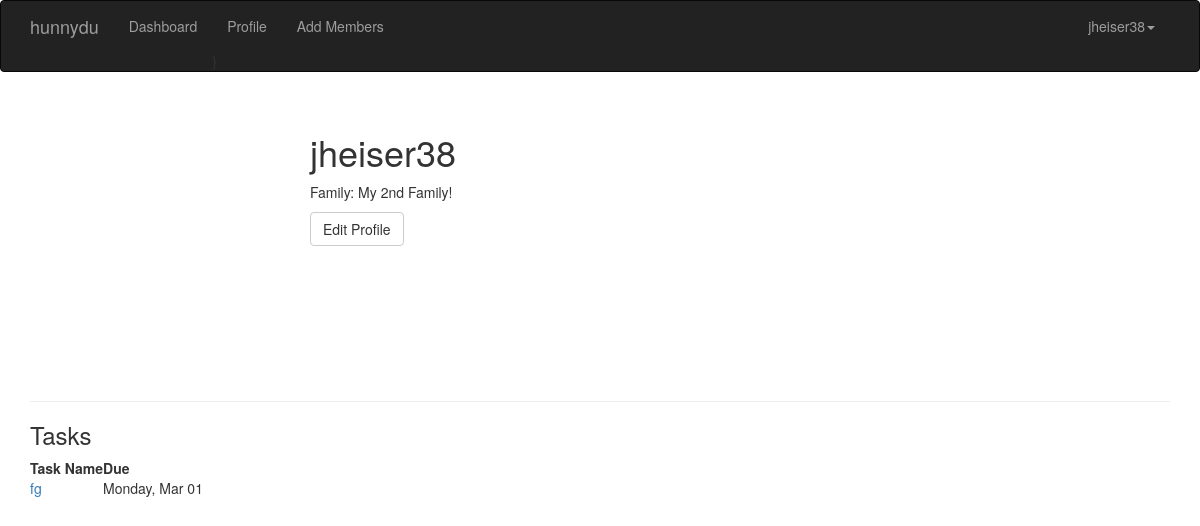
The page /user/1 (signed in) on the database as committed earlier.
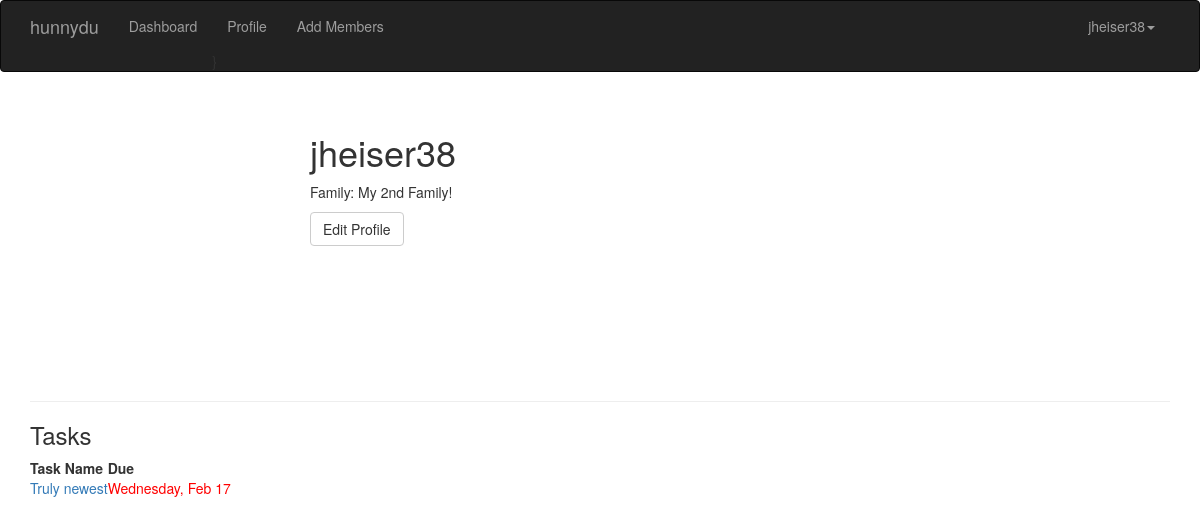
The same page on the database as committed later.
### app/models.py (models this page shows, shortened)
class Task(db.Model):
    __tablename__='tasks'
    id = db.Column(db.Integer,primary_key=True)
    taskname = db.Column(db.String(64))
    period = db.Column(db.String(7))
    assigned_user_id = db.Column(db.Integer, db.ForeignKey('users.id'))
    next_due = db.Column(db.DateTime())
    subtasks = db.relationship('Subtask', backref='task',lazy='dynamic')

### app/main/views.py (the view)
@main.route('/user/<int:id>')
@login_required
def profile(id):
    user = User.query.get_or_404(id)
    return render_template('user.html',user = user,today=datetime.today())

### app/auth/views.py (called while the page is built)
@auth.before_app_request
def before_request():
    if current_user.is_authenticated:
        if not current_user.confirmed and \
            request.endpoint and \
            request.blueprint != 'auth' and \
            request.endpoint != 'static':
            return redirect(url_for('auth.unconfirmed'))

### app/main/__init__.py (called while the page is built)
@main.app_context_processor
def inject_permissions():
    return dict(Permission=Permission)

### app/models.py (called while the page is built)
@login_manager.user_loader
def load_user(user_id):
    return User.query.get(int(user_id))

    def has_permission(self,perm):
        return self.permissions & perm == perm

    def can(self,perm):
        return self.role is not None and self.role.has_permission(perm)

    def is_administrator(self):
        return self.role.has_permission(Permission.ADMIN)

### app/templates/user.html (shortened to what this page needs)
{% extends "base.html" %}
{% import "bootstrap/wtf.html" as wtf %}
{% block page_content %}
<div class="page-header">
    <div class="profile-header">
        <h1>{{user.username}}</h1>
        <p>Family: {{user.family.family_name}}</p>
          {% if user == current_user %}
              <a class='btn btn-default' href="{{url_for('main.edit_profile')}}">
                Edit Profile
              </a>
          {% endif %}
    </div>
</div>
<h3> Tasks </h3>
<table>
  <thead><tr><th>Task Name</th><th>Due</th></tr></thead>
  {% for task in user.tasks %}
    <tr>
      <td>
        <a href="{{url_for('main.task',id=task.id)}}">{{task.taskname}}</a>
      </td>
      <td>
        {% if task.next_due.date() < today.date() %}
          <div style="color:red;">{{task.next_due.strftime("%A, %b %d")}}</div>
        {% else %}
          {{task.next_due.strftime("%A, %b %d")}}
        {% endif %}
      </td>
    </tr>
  {% endfor %}
</table>
{% endblock %}

Rows that differ between the two databases and show on the page:
removed Task: taskname "fg", next_due "Monday, Mar 01"
added Task: taskname "Truly newest", next_due "Wednesday, Feb 17"
